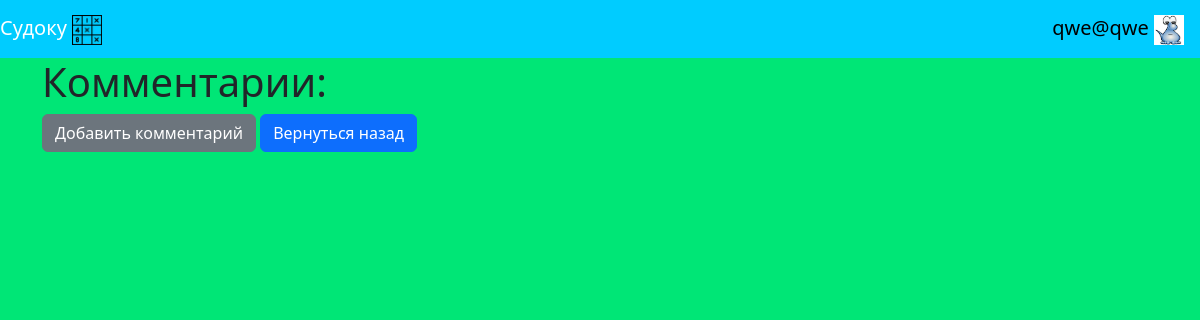
The page /comments (signed in) on the database as committed earlier.
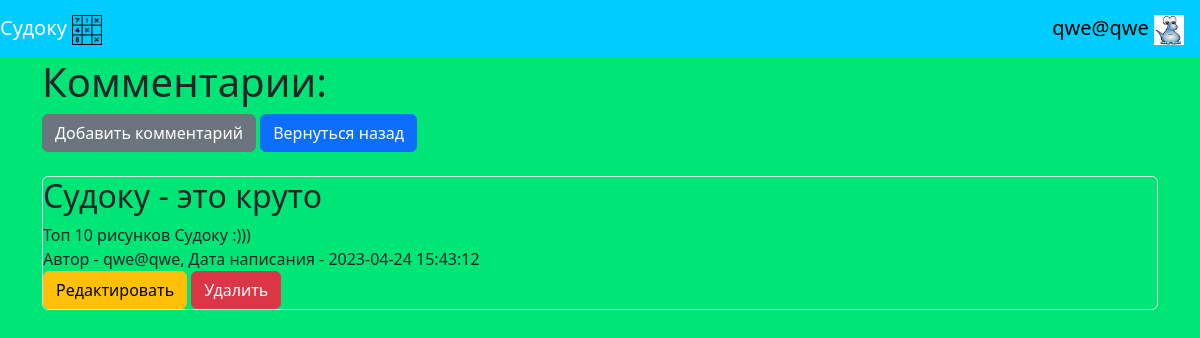
The same page on the database as committed later.
### data/users.py (models this page shows, shortened)
class User(SqlAlchemyBase, UserMixin, SerializerMixin):
    __tablename__ = 'users'
    id = sqlalchemy.Column(sqlalchemy.Integer,
                           primary_key=True, autoincrement=True)
    name = sqlalchemy.Column(sqlalchemy.String, nullable=True)
    about = sqlalchemy.Column(sqlalchemy.String, nullable=True)
    email = sqlalchemy.Column(sqlalchemy.String, nullable=True,
                              index=True, unique=True)
    hashed_password = sqlalchemy.Column(sqlalchemy.String, nullable=True)
    created_date = sqlalchemy.Column(sqlalchemy.DateTime,
                                     default=datetime.datetime.now)
    filename_of_image = sqlalchemy.Column(sqlalchemy.String,
                                          default="./static/img/image_of_user.png")
    comments = orm.relationship("Comment", back_populates='user')

### data/comments.py (models this page shows)
class Comment(SqlAlchemyBase, SerializerMixin):
    __tablename__ = 'comments'
    id = sqlalchemy.Column(sqlalchemy.Integer, primary_key=True, autoincrement=True)
    title = sqlalchemy.Column(sqlalchemy.String, nullable=True)
    content = sqlalchemy.Column(sqlalchemy.String, nullable=True)
    created_date = sqlalchemy.Column(sqlalchemy.DateTime,
                                     default=datetime.datetime(datetime.datetime.now().year,
                                                               datetime.datetime.now().month,
                                                               datetime.datetime.now().day,
                                                               datetime.datetime.now().hour,
                                                               datetime.datetime.now().minute,
                                                               datetime.datetime.now().second))
    user_id = sqlalchemy.Column(sqlalchemy.Integer, sqlalchemy.ForeignKey("users.id"))
    user = orm.relationship('User')

### main.py (the view)
@app.route('/comments')
def comments():
    db_sess = db_session.create_session()
    comments = db_sess.query(Comment).all()
    if current_user.is_authenticated:
        return render_template('comments.html', title='Комментарии', comments=comments,
                               filename=current_user.filename_of_image)
    else:
        return render_template('comments.html', title='Комментарии', comments=comments,
                               filename="./static/img/image_of_user.png")

### data/db_session.py (called while the page is built)
def create_session() -> Session:
    global __factory
    return __factory()

### main.py (called while the page is built)
@login_manager.user_loader
def load_user(user_id):
    db_sess = db_session.create_session()
    return db_sess.query(User).get(user_id)

### templates/comments.html
{% extends "base.html" %}
{% block content %}
<h1>Комментарии:</h1>
{% if current_user.is_authenticated %}
    <a href="comment" class="btn btn-secondary">Добавить комментарий</a>
{% endif %}
<a href="/" class="btn btn-primary">Вернуться назад</a>
<br>
{% for item in comments %}
   <br>
   <div class="col-md6 border rounded">
       <h2>{{ item.title }}</h2>
       <div>
           {{ item.content }}
       </div>
       <div>
           Автор - {{ item.user.name }}, Дата написания - {{ item.created_date }}
       </div>
       {% if current_user.is_authenticated and current_user == item.user %}
        <div>
            <a href="/comment/{{ item.id }}" class="btn btn-warning">Редактировать</a>
            <a href="/comment_del/{{ item.id }}" class="btn btn-danger">Удалить</a>
        </div>
       {% endif %}
   </div>
{% endfor %}
{% endblock %}

### templates/base.html (shortened to what this page needs)
<!DOCTYPE html>
<html lang="en">
<head>
    <link href="https://cdn.jsdelivr.net/npm/bootstrap@5.3.0-alpha1/dist/css/bootstrap.min.css"
          rel="stylesheet"
>
</head>
<body style="background-color: #00e676">
    <header>
      <nav class="navbar" style="background-color: #00ccff">
          <a class="navbar-brand" style="color: #ffffff"
             href="/">Судоку
              <img src="/static/img/title_image.png" width="30"
                   height="30"></a>
          {% if current_user.is_authenticated %}
                  <a class="navbar-brand" href="/logout">{{ current_user.name }}
                  <img src="{{ filename }}" width="30" height="30" alt=""></a>
          {% else %}
                <p>
                    <a class="btn btn-primary" href="/register">Регистрация</a>
                    <a class="btn btn-primary" href="/login">Войти</a>
                </p>
          {% endif %}
      </nav>
    </header>
    <main role="main" class="container">
      {% block content %}{% endblock %}
    </main>
</body>
</html>

Rows that differ between the two databases and show on the page:
added Comment: title "Судоку - это круто", content "Топ 10 рисунков Судоку :)))", user.name "qwe@qwe", created_date "2023-04-24 15:43:12"
